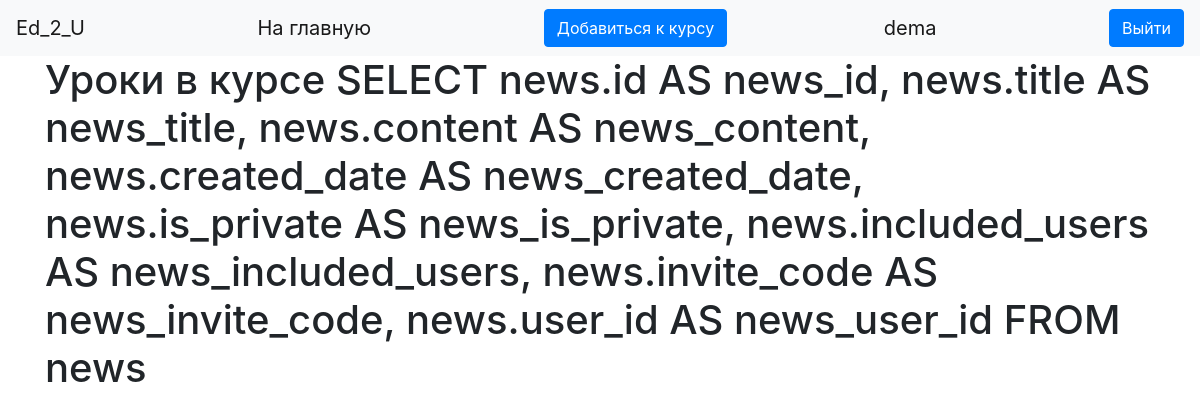
The app's page /course_info/4 (signed in), older data.
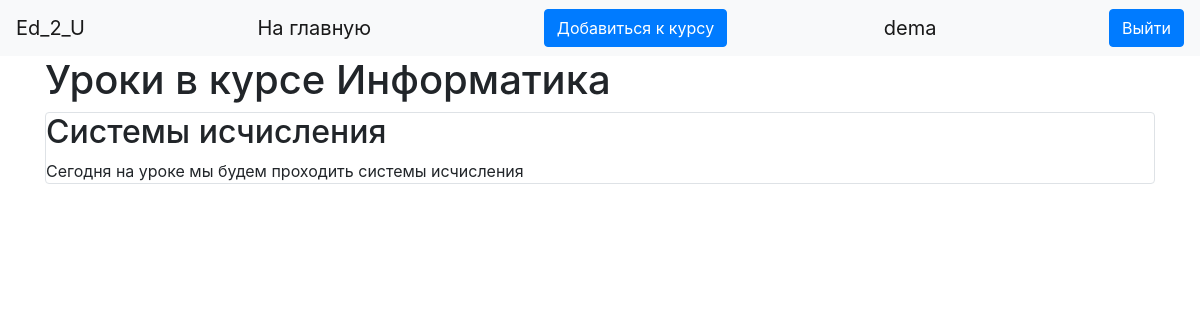
The same page, newer data.
### data/users.py (models this page shows, shortened)
class User(SqlAlchemyBase, UserMixin):
    __tablename__ = 'users'
    id = sqlalchemy.Column(sqlalchemy.Integer, primary_key=True, autoincrement=True)
    name = sqlalchemy.Column(sqlalchemy.String, nullable=True)
    about = sqlalchemy.Column(sqlalchemy.String, nullable=True)
    email = sqlalchemy.Column(sqlalchemy.String, index=True, unique=True, nullable=True)
    hashed_password = sqlalchemy.Column(sqlalchemy.String, nullable=True)
    created_date = sqlalchemy.Column(sqlalchemy.DateTime, default=datetime.datetime.now)
    type = sqlalchemy.Column(sqlalchemy.String, nullable=False)
    course = orm.relation("Course", back_populates='user')

### data/news.py (models this page shows, shortened)
class Course(SqlAlchemyBase):
    __tablename__ = 'news'
    id = sqlalchemy.Column(sqlalchemy.Integer, primary_key=True, autoincrement=True)
    title = sqlalchemy.Column(sqlalchemy.String, nullable=True)
    content = sqlalchemy.Column(sqlalchemy.String, nullable=True)
    created_date = sqlalchemy.Column(sqlalchemy.DateTime, default=datetime.datetime.now)
    is_private = sqlalchemy.Column(sqlalchemy.Boolean, default=True)
    included_users = sqlalchemy.Column(sqlalchemy.String, nullable=True)
    invite_code = sqlalchemy.Column(sqlalchemy.String, nullable=True)
    user_id = sqlalchemy.Column(sqlalchemy.Integer, sqlalchemy.ForeignKey("users.id"))
    user = orm.relation('User')
    categories = orm.relation("Category", secondary="association", backref="news")

### data/lesson.py (models this page shows)
class Lesson(SqlAlchemyBase):
    __tablename__ = 'lessons'
    id = sqlalchemy.Column(sqlalchemy.Integer, primary_key=True, autoincrement=True)
    title = sqlalchemy.Column(sqlalchemy.String, nullable=True)
    content = sqlalchemy.Column(sqlalchemy.String, nullable=True)
    created_date = sqlalchemy.Column(sqlalchemy.DateTime, default=datetime.datetime.now)
    course = sqlalchemy.Column(sqlalchemy.Integer, nullable=False)

### main.py (the view)
@app.route('/course_info/<int:id>', methods=['GET', 'POST'])
@login_required
def info(id):
    db_sess = db_session.create_session()
    name = db_sess.query(Course)
    creator = None
    for i in name:
        if i.id == id:
            name = i.title
            creator = i.user_id
            break
    if current_user.is_authenticated:
        all = db_sess.query(Lesson)
        course = list()
        for i in all:
            if id == i.course:
                course.append(i)
    else:
        course = []
    print(course)
    return render_template("course_info.html", lessons=course, name=name, id=id, creator=creator)

### data/db_session.py (called while the page is built)
def create_session() -> Session:
    global __factory
    return __factory()

### main.py (called while the page is built)
@login_manager.user_loader
def load_user(user_id):
    db_sess = db_session.create_session()
    return db_sess.query(User).get(user_id)

### templates/course_info.html (shortened to what this page needs)
{% extends "base.html" %}
{% block content %}
    <h1>Уроки в курсе {{ name }}</h1>
    {% for item in lessons %}
        <div class="col-md6 border rounded">
            <h2>{{ item.title }}</h2>
            <div>
                {{ item.content }}
            </div>
        </div>
    {% endfor %}
{% endblock %}

### templates/base.html (shortened to what this page needs)
<!doctype html>
<html lang="en">
<head>
    <link rel="stylesheet"
          href="https://stackpath.bootstrapcdn.com/bootstrap/4.4.1/css/bootstrap.min.css"
>
</head>
<body>
<header>
    <nav class="navbar navbar-light bg-light">
        <a class="navbar-brand" href="#">Ed_2_U</a>
        {% if current_user.is_authenticated %}
            <a class="navbar-brand" href="/">На главную</a>
            <a class="btn btn-primary " href="/invite_code">Добавиться к курсу</a>
            <a class="navbar-brand" href="/logout">{{ current_user.name }}</a>
            <a class="btn btn-primary " href="/logout">Выйти</a>
        {% else %}
            <p>
                <a class="btn btn-primary " href="/register">Зарегистрироваться</a>
                <a class="btn btn-success" href="/login">Войти</a>
            </p>
        {% endif %}
    </nav>
</header>
<main role="main" class="container">
    {% block content %}{% endblock %}
</main>
</body>
</html>

Row changes from the older to the newer data that the page shows:
added Course: title "Информатика"
now on this page (row edited): Lesson: title "Системы исчисления", content "Сегодня на уроке мы будем проходить системы исчисления"
Text that changed along with them:
{{ name }}: "SELECT news.id AS news_id, news.title AS news_title, news.content AS news_content, news.created_date AS news_created_date, news.is_private AS news_is_private, news.included_users AS news_included_users, news.invite_code AS news_invite_code, news.user_id AS news_user_id FROM news" → (not shown)
